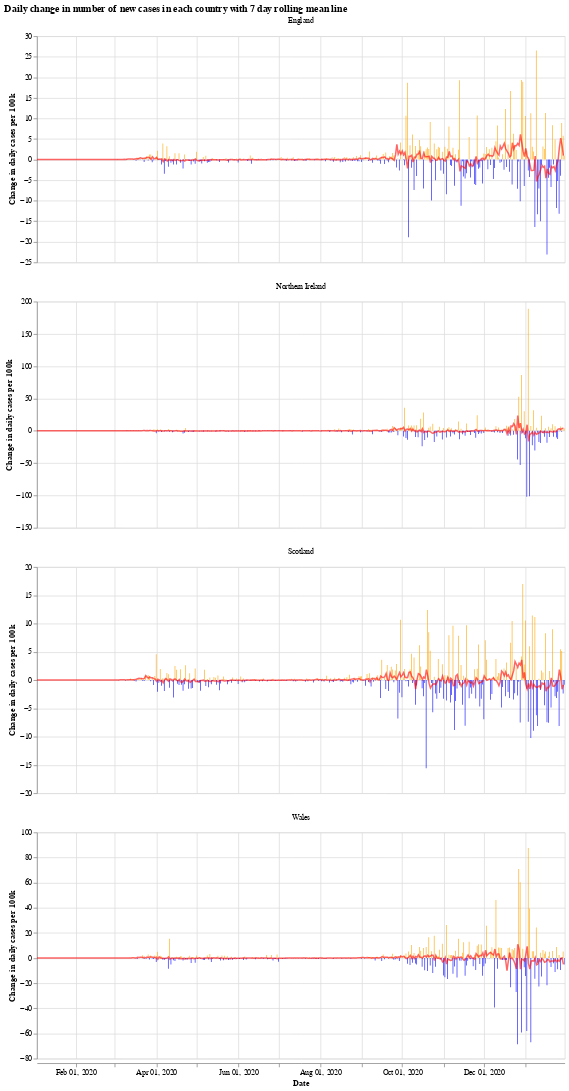

The notebook cell saved with this chart:
### Markdown cell above
We will use the Python library `Altair` for visualising the data, see the [altair docs](https://altair-viz.github.io/) for more information.

First we have a graph which shows the daily change in the number of new cases for each country. This number jumps up and down all over the place, which is likely due to delay in reporting of new cases over the weekend. Another interesting thing is that it looks like the daily cases in Wales experienced a much shorter period of calm over the summer (calm in the sense of daily cases not jumping up and down).

The orange bars are days when the number of new cases (per 100k population) was more than the previous day, while the blue are days when the number of new cases dropped. The red line is the 7 day moving average. 

When the moving average line is below 0, it means that there is a consistent drop in new cases. We can see this clearly happening around the times that lockdowns were introduced (though, to varying degrees). I will update the graphs soon with a marker of when each lockdown started.

### Code cell
# collapse
import altair as alt

bars = alt.Chart(uk_cases).mark_bar().encode(
    x=alt.X("yearmonthdate(date):T", axis=alt.Axis(title='Date')),
    y=alt.Y("casesChangeRate:Q", axis=alt.Axis(title='Change in daily cases per 100k')),
    tooltip='casesChange',
    color=alt.condition(
        alt.datum.casesChangeRate > 0,
        alt.value("orange"),  # The positive color
        alt.value("blue")  # The negative color
    )
).properties(title='Daily change in number of new cases with 7 day rolling mean',width=700).interactive()

line = alt.Chart(uk_cases).mark_line(
    color='red',
    size=2,
    opacity=0.6
).transform_window(
    rolling_mean='mean(casesChangeRate)',
    frame=[0, 7],
    groupby=['areaName']
).encode(
    x='yearmonthdate(date):T',
    y='rolling_mean:Q'
)

alt.layer(bars, line, data=uk_cases).facet(alt.Column(
    'areaName', title=''), columns=1).resolve_scale(y='independent').properties(title='Daily change in number of new cases in each country with 7 day rolling mean line')

### Figure 1 — Vega-Lite specification as saved in the notebook (floating-point values rounded to 4 significant figures; data arrays with more than 128 entries replaced by an {"elided": "..."} marker saying what was removed)
{"config": {"view": {"continuousWidth": 400, "continuousHeight": 300}}, "data": {"name": "data-edb150992a50bdc83783ba192d92af71"}, "facet": {"type": "nominal", "field": "areaName", "title": ""}, "spec": {"layer": [{"mark": "bar", "encoding": {"color": {"condition": {"value": "orange", "test": "(datum.casesChangeRate > 0)"}, "value": "blue"}, "tooltip": {"type": "quantitative", "field": "casesChange"}, "x": {"type": "temporal", "axis": {"title": "Date"}, "field": "date", "timeUnit": "yearmonthdate"}, "y": {"type": "quantitative", "axis": {"title": "Change in daily cases per 100k"}, "field": "casesChangeRate"}}, "selection": {"selector001": {"type": "interval", "bind": "scales", "encodings": ["x", "y"]}}, "title": "Daily change in number of new cases with 7 day rolling mean", "width": 700}, {"mark": {"type": "line", "color": "red", "opacity": 0.6, "size": 2}, "encoding": {"x": {"type": "temporal", "field": "date", "timeUnit": "yearmonthdate"}, "y": {"type": "quantitative", "field": "rolling_mean"}}, "transform": [{"window": [{"op": "mean", "field": "casesChangeRate", "as": "rolling_mean"}], "frame": [0, 7], "groupby": ["areaName"]}]}]}, "columns": 1, "resolve": {"scale": {"y": "independent"}}, "title": "Daily change in number of new cases in each country with 7 day rolling mean line", "$schema": "https://vega.github.io/schema/vega-lite/v4.8.1.json", "datasets": {"data-edb150992a50bdc83783ba192d92af71": {"elided": "1572 records"}}}
